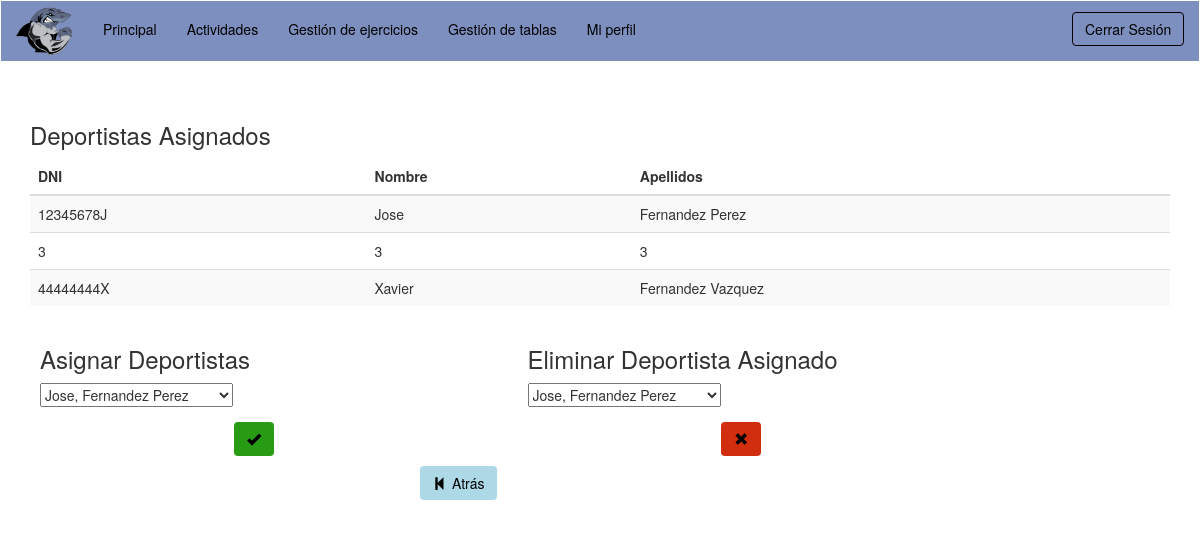
The app's page /vistas/v_asignarTabla.php?id=1 (signed in) with its own data.
### tables this page shows
CREATE TABLE `usuario` (
  `DNI` varchar(9) NOT NULL,
  `nombre` varchar(45) NOT NULL,
  `apellidos` varchar(45) NOT NULL,
  `email` varchar(45) DEFAULT NULL,
  `password` varchar(50) NOT NULL,
  `tipo` varchar(20) NOT NULL,
  `tipoDeportista` varchar(10) DEFAULT NULL
);

### modelos/m_gestionarUsuarios.php (called while the page is built, shortened)
  <?php
  class m_gestionarUsuarios{
    public function getDeportistasGeneral(){
      $bd = conexion_BD();
      $sql = "SELECT * FROM usuario where tipo='Deportista' and tipoDeportista='TDU'";
      $result = mysqli_query($bd, $sql);
      return $result;
    }
}
  ?>

### controladores/c_usuario.php (called while the page is built, shortened)
<?php
require_once '../modelos/m_gestionarUsuarios.php';
class c_usuario
{
  public static function getDeportistasGeneral(){
    $modelo_gestionarUsuarios = new m_gestionarUsuarios();
    return $modelo_gestionarUsuarios->getDeportistasGeneral();
  }
}
?>

### modelos/m_gestionarTablas.php (called while the page is built, shortened)
<?php
  class m_gestionarTablas{
    public function getDeportistasAsignados($id){
      $bd = conexion_BD();
      $sql = "SELECT * FROM usuario U, deportista_tiene_tabla T WHERE T.Tabla_idTabla='".$id."'  AND U.DNI = T.Usuario_DNI";
      $result = mysqli_query($bd, $sql);
      return $result;
    }
  }
  ?>

### controladores/c_tabla.php (called while the page is built, shortened)
<?php
require_once '../modelos/m_gestionarTablas.php';
class c_tabla
{
  public static function getDeportistasAsignados($id){
    $modelo_gestionarTablas = new m_gestionarTablas();
     return $modelo_gestionarTablas->getDeportistasAsignados($id);
  }
}
?>

### vistas/v_asignarTabla.php (the view, shortened to what this page needs)
<?php
  require_once '../controladores/c_usuario.php';
  require_once '../controladores/c_tabla.php';
  $idTabla = $_GET['id'];
  $result = c_tabla::getDeportistasAsignados($idTabla);
  $result2 = c_usuario::getDeportistasGeneral();
  if(isset($_SESSION['userID'])  && $_SESSION['connected'] == true && $_SESSION['userType'] == 'Entrenador')
    {
?>
<!DOCTYPE html>
<html lang="en">
  <head>
    <link href="../css/bootstrap.min.css" rel="stylesheet">
    <link href="../css/navbar2.css" rel="stylesheet">
    <link href="../css/botonesGestionar.css" rel="stylesheet">
  </head>
  <body>
    <header>
      <nav class="navbar navbar-default1">
      <div class="container-fluid">
        <div class="navbar-header">
          <a class="navbar-brand" href="#"><img src="../images/navbar-footer/tiburonlogo.png" style="margin-top:-10px;"></img></a>
        </div>
          <div class="collapse navbar-collapse" id="bs-example-navbar-collapse-1" style="margin-top: 3px;">
          <ul class="nav navbar-nav">
            <li><a href="../vistas/v_entrenador.php">Principal</a></li>
            <li><a href="../vistas/v_gestionarActividades.php">Actividades</a></li>
            <li><a href="../vistas/v_gestionarEjercicios.php">Gestión de ejercicios</a></li>
            <li><a href="../vistas/v_gestionarTablas.php">Gestión de tablas</a></li>
            <li><a href="../vistas/v_verPerfil.php">Mi perfil</a></li>
          </ul>
    <ul class="nav navbar-nav navbar-right">
      <div class="form-group">
        <button id="modalButton" type="button" class="btn btn-default1" data-toggle="modal" data-target=".bs-example-modal-sm" style="margin-left: 10px;">Cerrar Sesi&oacuten</button>
      </div>
    </ul>
</nav>
</header>
    <div class="container">
       <div class="row" style="margin-top: 20px; margin-bottom: 10px;">
        <div class="table-responsive col-xs-12 col-sm-12 col-md-12 col-lg-12">
         <h3>Deportistas Asignados</h3>
          <table class="table table-striped">
           <thead>
              <tr>
                <th>DNI</th>
                <th>Nombre</th>
                <th>Apellidos</th>
              </tr>
            </thead>
            <tbody>
              <?php
              if($result!=null){
                foreach ($result as $usuario) {
               ?>
              <tr>
                <td><?php echo $usuario['DNI']; ?></td>
                <td><?php echo $usuario['nombre']; ?></td>
                <td><?php echo $usuario['apellidos']; ?></td>
              </tr>
              <?php
                }
              }
              ?>
            </tbody>
          </table>
      </div>
      <div id="container-formulario" class="col-xs-12 col-sm-5 col-md-5 col-lg-5">
        <form action="../controladores/c_tabla.php?var=3#" method="POST" style="margin:10px;">
          <h3>Asignar Deportistas</h3>
          <div class="form-group">
                  <select name="DNI">
                  <?php
                  if($result2!=null){
                    foreach ($result2 as $usuario2) {
                  ?>
                    <option value="<?php echo $usuario2['DNI'];?>"><?php echo $usuario2['nombre'];?>, <?php echo $usuario2['apellidos'];?></option>
                  <?php
                    }
                  }
                  ?>
                  </select>
          </div>
          <p style="text-align:center">
          <button type="submit" name="submit" class="btn btn-default2" id="botonGuardarCambios" style="margin-right: 10px;">
            <span class="glyphicon glyphicon-ok">
          </button>
        </form>
      </div>
      <div id="container-formulario" class="col-xs-12 col-sm-5 col-md-5 col-lg-5">
        <form action="../controladores/c_tabla.php?var=4#" method="POST" style="margin:10px;">
          <h3>Eliminar Deportista Asignado</h3>
          <div class="form-group">
                  <select name="DNI">
                  <?php
                  if($result!=null){
                    foreach ($result as $usuario3) {
                  ?>
                    <option value="<?php echo $usuario3['DNI'];?>"><?php echo $usuario3['nombre'];?>, <?php echo $usuario3['apellidos'];?></option>
                  <?php
                    }
                  }
                  ?>
                  </select>
          </div>
          <p style="text-align:center">
          <button type="submit" name="submit" class="btn btn-default2" id="botonEliminar" style="margin-right: 10px;">
            <span class="glyphicon glyphicon-remove"></span>
          </button>
        </form>
      </div>
      <div class="col-xs-12 col-sm-4 col-md-4 col-lg-4">
        <a href="v_gestionarTablas.php" style="text-decoration: none;"><button type="button" class="btn btn-default2" id="botonAtras"><span class="glyphicon glyphicon-step-backward" style="margin-right: 5px;"></span>Atr&aacutes</button>
      </div>
    </div>
    </div>
  </body>
</html>
<?php
}
?>

### css/navbar2.css (style rules this page uses)
.container-fluid, #ulDrop { background-color: #7d8fbf; color: black; }
a { color: black; }
#modalButton { margin-top: 8px; color: 7d8fbf; border-color:black; }
button.btn.btn-default1 { display: inline-block; vertical-align: middle; -webkit-transform: perspective(1px) translateZ(0); transform: perspective(1px) translateZ(0); box-shadow: 0 0 1px transparent; position: relative; overflow: hidden; background-color: transparent; border-style: solid; border-color: black; }
button.btn.btn-default1:before { content: ""; position: absolute; z-index: -1; left: 0; right: 100%; top: 0; background: #FFF; height: 4px; -webkit-transition-property: right; transition-property: right; -webkit-transition-duration: 0.3s; transition-duration: 0.3s; -webkit-transition-timing-function: ease-out; transition-timing-function: ease-out; }

### css/botonesGestionar.css (style rules this page uses)
#botonEliminar { background-color: #D02E0E; color: black; }
#botonGuardarCambios { background-color: #279B13; color: black; }
#botonAtras { background-color: lightblue; color: black; }

### records on screen
usuario: DNI "12345678J", nombre "Jose", apellidos "Fernandez Perez"
usuario: DNI "3", nombre "3", apellidos "3"
usuario: DNI "44444444X", nombre "Xavier", apellidos "Fernandez Vazquez"

### other values on screen
form field DNI "Jose, Fernandez Perez"
